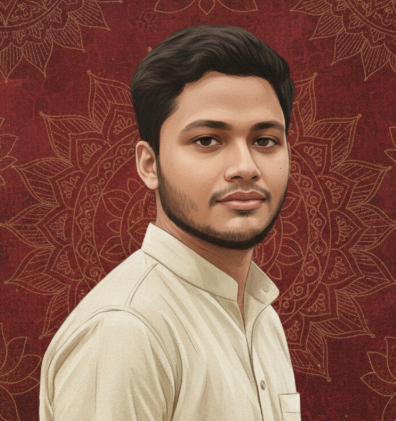
#> input picture assets/profile.png, 396 x 421 px
$ python ascii_to_svg.py
#> lines starting #> are read from the running program, lines starting #| are printed output that depends on the picture
from PIL import (
    Image,
    ImageOps,
    ImageEnhance,
    ImageFilter
)

import os

# =====================================================
# CONFIG
# =====================================================

WIDTH = 180

FONT_SIZE = 5.5

LINE_HEIGHT = 5.8

ASCII_CHARS = (
    "@@@@@@@%%%%%%#####******++++++======------::::::......      "
)

# =====================================================
# IMAGE LOADER
# =====================================================


def load_image(path):

    image = Image.open(path)

    image = image.convert("RGB")

    return image


# =====================================================
# AUTO CONTRAST
# =====================================================

def enhance(image):

    image = ImageOps.autocontrast(image)

    image = ImageEnhance.Contrast(image).enhance(2.4)

    image = ImageEnhance.Sharpness(image).enhance(2.3)

    image = ImageEnhance.Brightness(image).enhance(1.05)

    return image


# =====================================================
# RESIZE
# =====================================================

def resize(image):

    w, h = image.size

    ratio = h / w

    new_height = int(WIDTH * ratio * 0.43)

    image = image.resize(
        (WIDTH, new_height),
        Image.Resampling.LANCZOS
    )

    return image


# =====================================================
# GRAYSCALE
# =====================================================

def gray(image):

    return ImageOps.grayscale(image)


# =====================================================
# EDGE BOOST
# =====================================================

def edge(image):

    edge_img = image.filter(ImageFilter.FIND_EDGES)

    edge_img = ImageEnhance.Contrast(edge_img).enhance(2)

    return edge_img


# =====================================================
# MIX EDGE + ORIGINAL
# =====================================================

def mix(gray_img):

    edge_img = edge(gray_img)

    mixed = Image.blend(
        gray_img,
        edge_img,
        0.18
    )

    return mixed


# =====================================================
# PIXEL → ASCII
# =====================================================

def pixel_to_char(pixel):

    scale = len(ASCII_CHARS) - 1

    index = int(pixel / 255 * scale)

    return ASCII_CHARS[index]
# =====================================================
# FLOYD–STEINBERG DITHERING
# =====================================================


def floyd_dither(image):

    image = image.copy().convert("L")

    pixels = image.load()

    w, h = image.size

    for y in range(h - 1):

        for x in range(1, w - 1):

            old = pixels[x, y]

            new = round(old / 255) * 255

            pixels[x, y] = new

            error = old - new

            pixels[x + 1, y] = max(
                0,
                min(255, pixels[x + 1, y] + error * 7 // 16)
            )

            pixels[x - 1, y + 1] = max(
                0,
                min(255, pixels[x - 1, y + 1] + error * 3 // 16)
            )

            pixels[x, y + 1] = max(
                0,
                min(255, pixels[x, y + 1] + error * 5 // 16)
            )

            pixels[x + 1, y + 1] = max(
                0,
                min(255, pixels[x + 1, y + 1] + error * 1 // 16)
            )

    return image


# =====================================================
# PIXELS -> ASCII STRING
# =====================================================

def pixels_to_ascii(image):

    pixels = list(image.getdata())

    chars = []

    scale = len(ASCII_CHARS) - 1

    for pixel in pixels:

        index = pixel * scale // 255

        chars.append(ASCII_CHARS[index])

    return "".join(chars)


# =====================================================
# BUILD ASCII IMAGE
# =====================================================

def make_ascii(path):

    image = load_image(path)

    image = enhance(image)

    image = resize(image)

    image = gray(image)

    image = mix(image)

    image = floyd_dither(image)

    ascii_string = pixels_to_ascii(image)

    ascii_lines = []

    for i in range(0, len(ascii_string), WIDTH):

        ascii_lines.append(
            ascii_string[i:i + WIDTH]
        )

    return "\n".join(ascii_lines)


# =====================================================
# SAVE TXT
# =====================================================

def save_ascii(text, output):

    with open(output, "w", encoding="utf8") as f:

        f.write(text)

    print("ASCII saved ->", output)
    # =====================================================
# ASCII -> PREMIUM SVG
# =====================================================


def ascii_to_svg(ascii_text, output_svg):

    lines = ascii_text.splitlines()

    svg_width = WIDTH * 6
    svg_height = max(560, len(lines) * LINE_HEIGHT + 40)

    svg = []

    svg.append('<?xml version="1.0" encoding="UTF-8"?>')

    svg.append(
        f'''<svg xmlns="http://www.w3.org/2000/svg"
width="{svg_width}"
height="{svg_height}"
viewBox="0 0 {svg_width} {svg_height}">'''
    )

    svg.append("""

<defs>

<linearGradient id="asciiGradient"
x1="0%"
y1="0%"
x2="100%"
y2="100%">

<stop offset="0%" stop-color="#7C3AED">
<animate attributeName="stop-color"
values="#7C3AED;#22D3EE;#10B981;#7C3AED"
dur="8s"
repeatCount="indefinite"/>
</stop>

<stop offset="100%" stop-color="#22D3EE"/>

</linearGradient>

<filter id="glow">
<feGaussianBlur stdDeviation="0.8"/>
</filter>

</defs>

<rect
width="100%"
height="100%"
fill="#0B1120"/>

""")

    # Scanlines
    for y in range(0, int(svg_height), 4):

        svg.append(
            f'<line x1="0" y1="{y}" x2="{svg_width}" y2="{y}" stroke="#FFFFFF" opacity="0.02"/>'
        )

    y = 20

    for line in lines:

        safe = (
            line.replace("&", "&amp;")
                .replace("<", "&lt;")
                .replace(">", "&gt;")
        )

        svg.append(

            f'''<text
x="8"
y="{y}"
font-family="JetBrains Mono, monospace"
font-size="{FONT_SIZE}"
fill="url(#asciiGradient)"
filter="url(#glow)"
xml:space="preserve">{safe}</text>'''

        )

        y += LINE_HEIGHT

    svg.append("</svg>")

    with open(output_svg, "w", encoding="utf8") as f:

        f.write("\n".join(svg))

    print("SVG saved ->", output_svg)


# =====================================================
# MAIN
# =====================================================

def main():

    image_path = "../assets/profile.png"

    txt_output = "../assets/avatar.txt"

    svg_output = "../assets/avatar.svg"

    if not os.path.exists(image_path):

        print("profile.png not found!")

        return

    ascii_art = make_ascii(image_path)
#> in load_image, image is the input picture: PIL image 396x421 RGBA; mean R, G, B, A 135.8, 90.4, 77, 255
#> in enhance, `image = ImageEnhance.Sharpness(image).enhance(2.3)`:
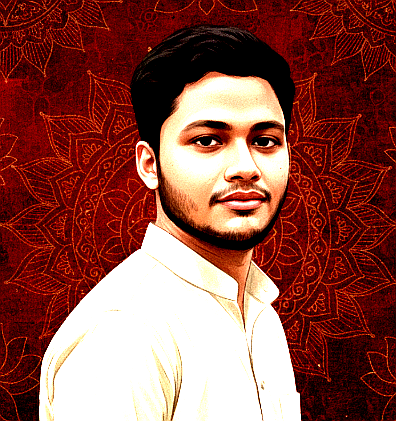
#> image: PIL image 396x421 RGB; mean R, G, B 140.5, 79, 70.2
#> in resize, `image = image.resize( (WIDTH, new_height), Image.Resampling.LANCZOS )`:
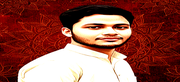
#> image: PIL image 180x82 RGB; mean R, G, B 143.3, 80, 71
#> in gray, `return ImageOps.grayscale(image)`:
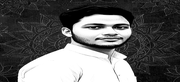
#> returned value: PIL image 180x82 L; min 0, max 255, mean 97.9
#> in edge, `edge_img = image.filter(ImageFilter.FIND_EDGES)`:
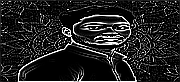
#> edge_img: PIL image 180x82 L; min 0, max 255, mean 34.5
#> in edge, `edge_img = ImageEnhance.Contrast(edge_img).enhance(2)`:
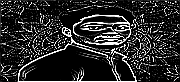
#> edge_img: PIL image 180x82 L; min 0, max 255, mean 42.6
#> in mix, `mixed = Image.blend( gray_img, edge_img, 0.18 )`:
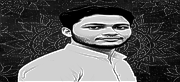
#> mixed: PIL image 180x82 L; min 0, max 255, mean 87.5
#> in make_ascii, `image = floyd_dither(image)`:
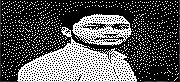
#> image: PIL image 180x82 L; min 0, max 255, mean 86
#> in pixels_to_ascii, `pixels = list(image.getdata())`: pixels = 14760 values, max 255 at index 182, min 0 at index 1, mean 85.95
#> the loop in pixels_to_ascii, `for pixel in pixels: ` made 14760 passes
#> (pixel, index) on passes 1 to 3: (45, 10), (0, 0), (0, 0)
#> after the loop in pixels_to_ascii, `for pixel in pixels:`: chars = 14760 items, first 6: '%', '@', '@', '@', '@', '@'
#> the loop in make_ascii, `for i in range(0, len(ascii_string), WIDTH): ` made 82 passes
#> i on passes 2 to 13: 180, 360, 540, 720, 900, 1080, 1260, 1440, 1620, 1800, 1980, 2160
#> after the loop in make_ascii, `for i in range(0, len(ascii_string), WIDTH):`: ascii_lines = 82 items

    save_ascii(ascii_art, txt_output)

    ascii_to_svg(ascii_art, svg_output)

    print()

    print("="*45)

    print(" Premium ASCII Generated Successfully ")

    print("="*45)

    print()

    print("TXT :", txt_output)

    print("SVG :", svg_output)


if __name__ == "__main__":

    main()
